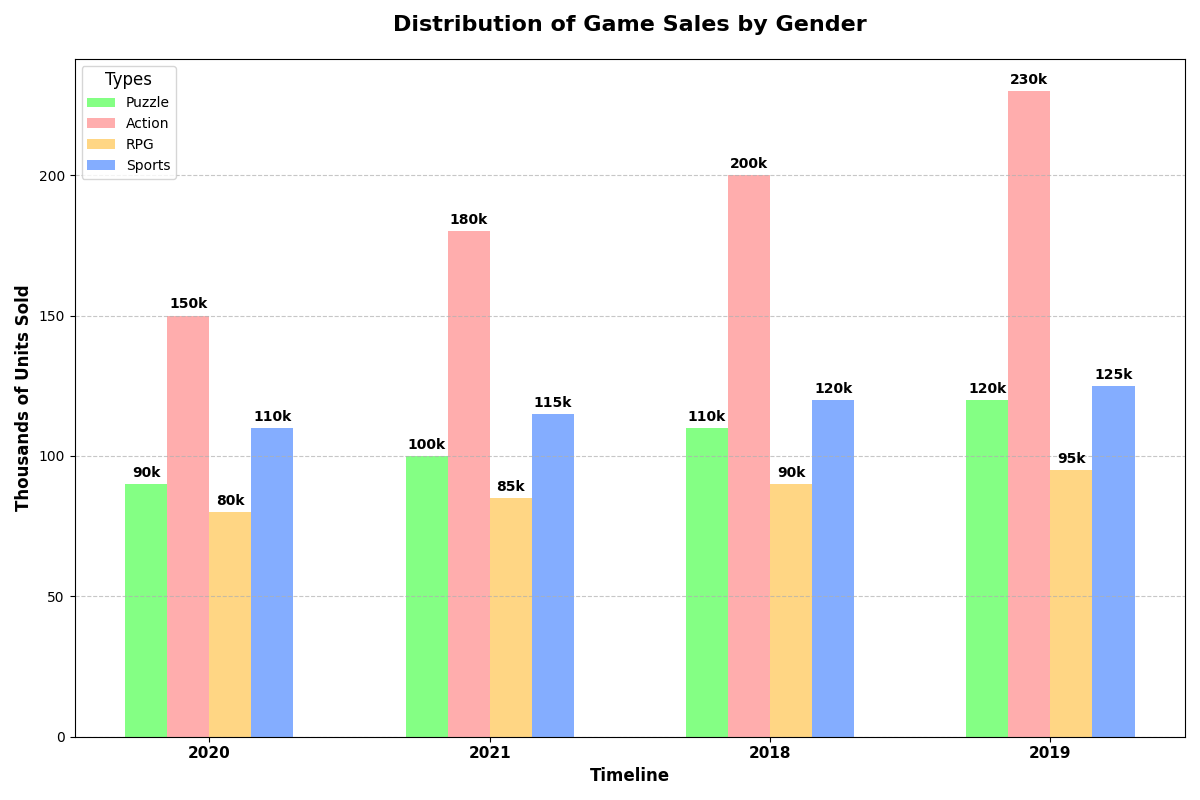

This chart was generated by the following Python code:
import matplotlib.pyplot as plt
import numpy as np

years = ['2020', '2021', '2018', '2019']
genres = ['Puzzle', 'Action', 'RPG', 'Sports']

units_sold = {
    'Puzzle': [90, 100, 110, 120],
    'Action': [150, 180, 200, 230],
    'RPG': [80, 85, 90, 95],
    'Sports': [110, 115, 120, 125]
}

colors = ['#66ff66', '#ff9999', '#ffcc66', '#6699ff']

fig, ax1 = plt.subplots(figsize=(12, 8))

bar_width = 0.15
index = np.arange(len(years))

for i, (genre, values) in enumerate(units_sold.items()):
    ax1.bar(index + i * bar_width, values, bar_width, label=genre, color=colors[i], alpha=0.8)

for i, (genre, values) in enumerate(units_sold.items()):
    for j, value in enumerate(values):
        ax1.annotate(f'{value}k',
                     xy=(index[j] + i * bar_width, value),
                     xytext=(0, 3),
                     textcoords="offset points",
                     ha='center', va='bottom', fontsize=10, fontweight='bold')

ax1.set_xlabel('Timeline', fontsize=12, weight='bold')
ax1.set_ylabel('Thousands of Units Sold', fontsize=12, weight='bold')
ax1.set_title('Distribution of Game Sales by Gender', fontsize=16, weight='bold', pad=20)
ax1.set_xticks(index + 1.5 * bar_width)
ax1.set_xticklabels(years, fontsize=11, weight='bold')
ax1.legend(title='Types', fontsize=10, title_fontsize='12', loc='upper left')
ax1.grid(axis='y', linestyle='--', alpha=0.7)

plt.tight_layout()
plt.show()
